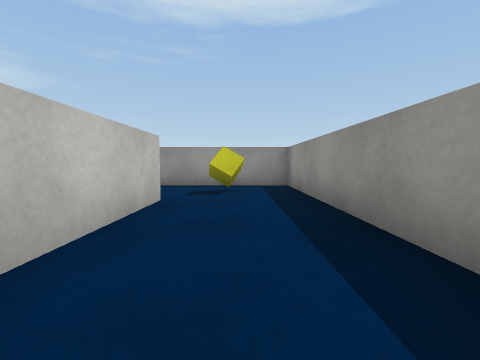
view 1 (above)

18 first-person views from a walk through a 3-D level made in the Unity game engine. The camera is 0.58 m above the floor, tilts 4° down and sees 90° across. The floor is counted in squares, 1 m on a side. Each view is taken from the middle of a square. On the plan, view 1 faces up. The plan holds only what a view shows up to about 9 squares ahead; the rest is blank. The player character is not drawn. Surface patterns are stand-ins for the level's own textures.

view 2
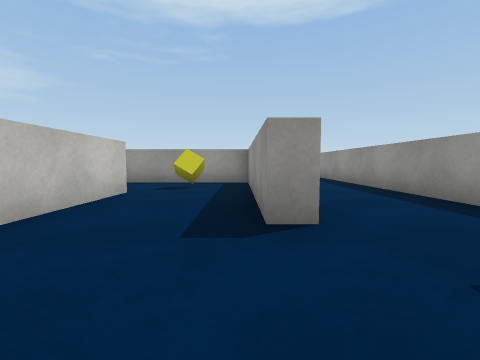

view 3
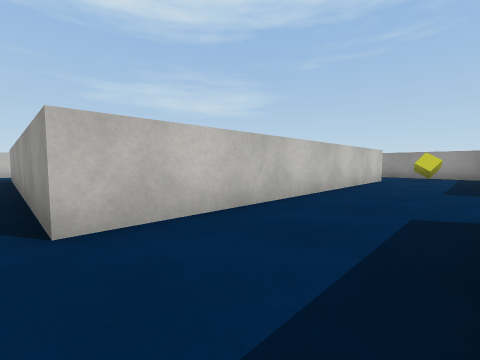

view 4
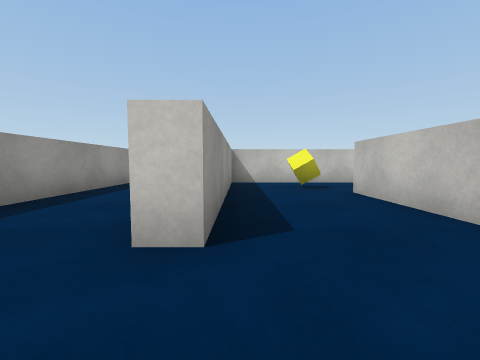

view 5
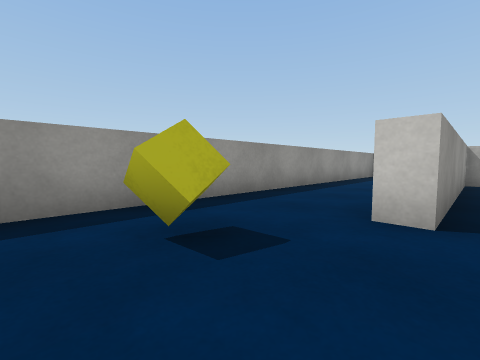

view 6
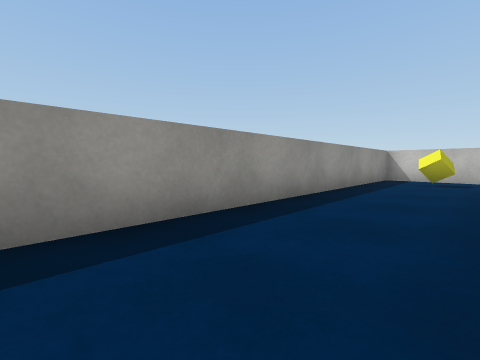

view 7
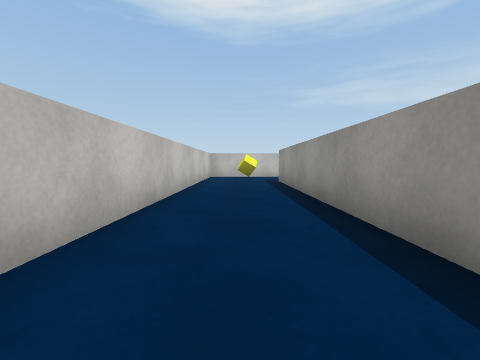

view 8
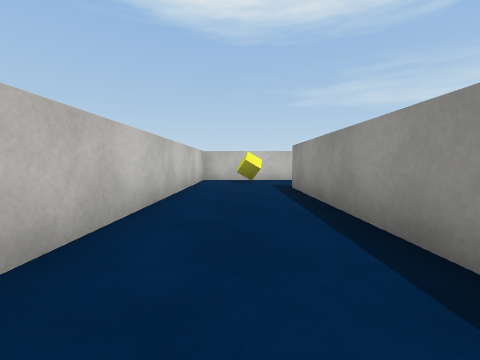

view 9
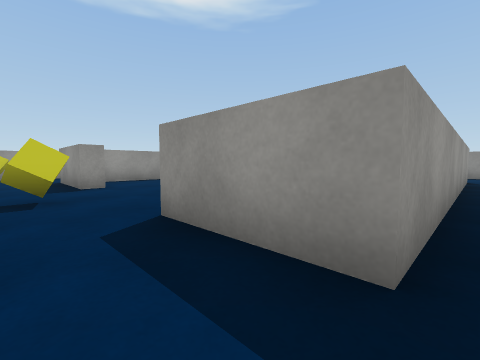

view 10
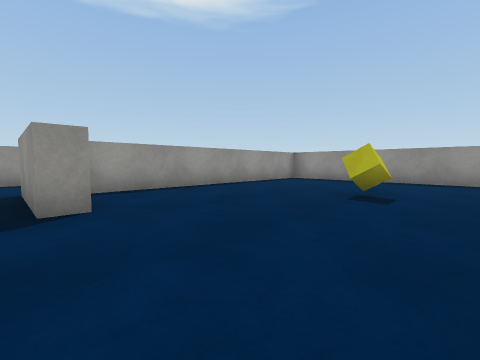

view 11
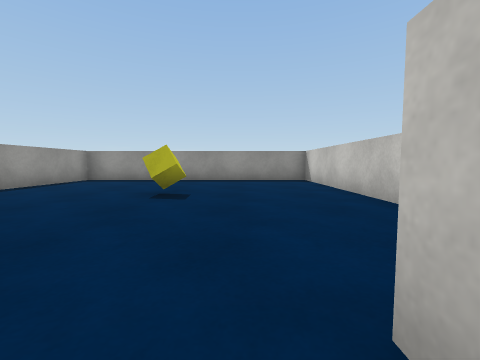

view 12
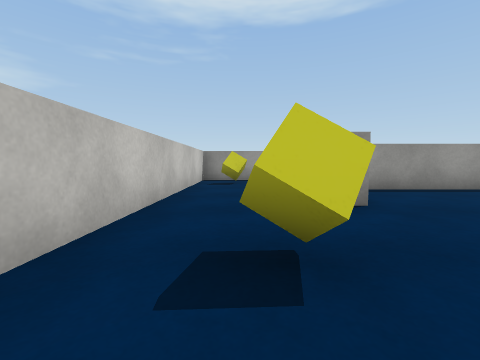

view 13
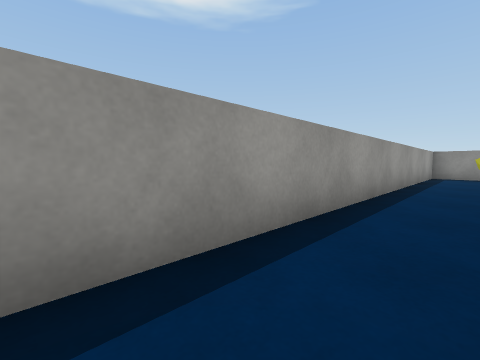

view 14
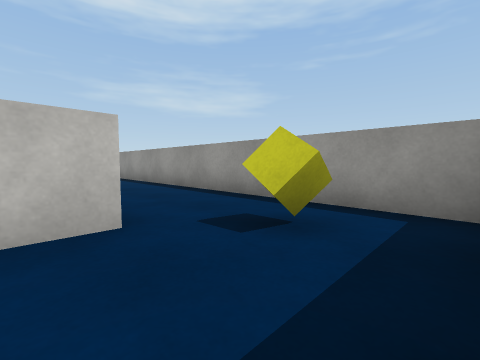

view 15
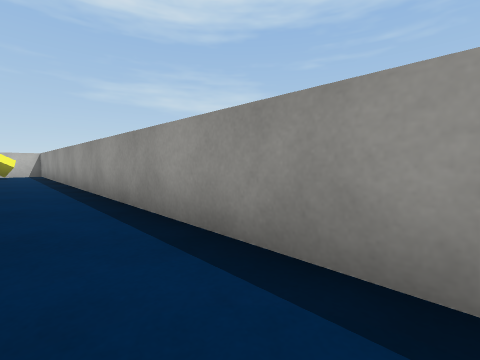

view 16
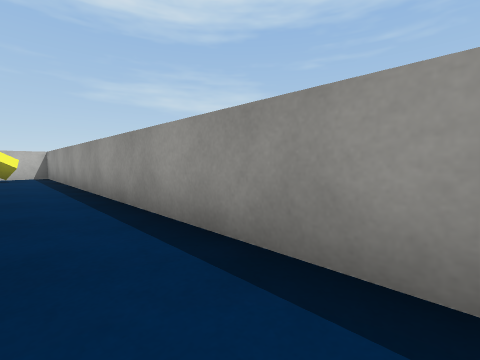

view 17
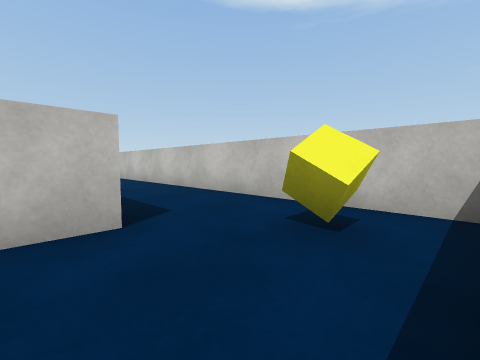

view 18
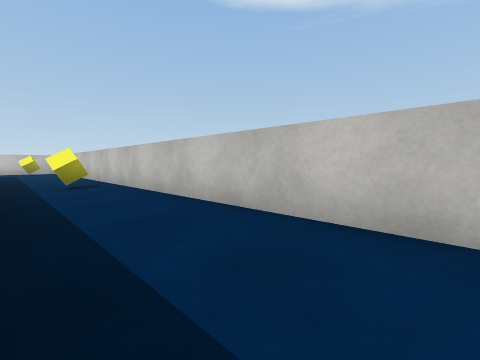

### Floor plan
Points are (right, up) in squares from view 1. A wall is a line through its corners. A room is listed if a view was taken in it or the views show most of it. See-through windows are left out.
Room 1 (views 1, 2, 3, 4, 5, 6, 7, 8, 9, 10, 11, 12, 13, 14, 15, 16, 17, 18)
walls: (-12.1, -1.8) (-12.7, -1.8) (-12.7, 0.8); (-9.6, -7.3) (-4.7, -7.3) (-4.7, 0.2) (-11.9, 0.2); (-4.2, 0.8) (-4.2, -7.7) (-12.7, -7.7) (-12.7, -5.5); (-1.1, -1.8) (-1.7, -1.8) (-1.7, 3.2) (-15.2, 3.2) (-15.2, -3.9); (-15.2, -7.1) (-15.2, -10.2) (-1.7, -10.2) (-1.7, -4.6) (-1.2, -4.6); (-1.2, 3.9) (-1.2, 1.1); (-15.9, 3.8) (-14.9, 3.8); (-1.1, -13.3) (1.2, -13.3) (1.2, 6.3) (-18.3, 6.3) (-18.3, -7.5)
objects: yellow cube (-17, -4); yellow cube (-17, 5); yellow cube (-14, -9); yellow cube (-14, -4); yellow cube (-14, 2); yellow cube (-8, -4); yellow cube (-3, -9); yellow cube (-3, 2); yellow cube (0, -12); yellow cube (0, -3); yellow cube (0, 5)

Positions as (right, up) in squares from view 1, and headings:
1: (0, 0), facing up
2: (-2, -4), facing up
3: (-2, -8), facing up-left
4: (-2, -3), facing down
5: (-2, -2), facing down-right
6: (-1, -4), facing down-right
7: (-5, -9), facing left
8: (-7, -9), facing left
9: (-14, -8), facing up-right
10: (-13, -5), facing up-right
11: (-13, -5), facing right
12: (-14, -5), facing up
13: (-13, 2), facing up-right
14: (1, 3), facing up-left
15: (-5, 5), facing up-left
16: (-7, 5), facing up-left
17: (-15, 6), facing down-left
18: (-16, 3), facing down-left
